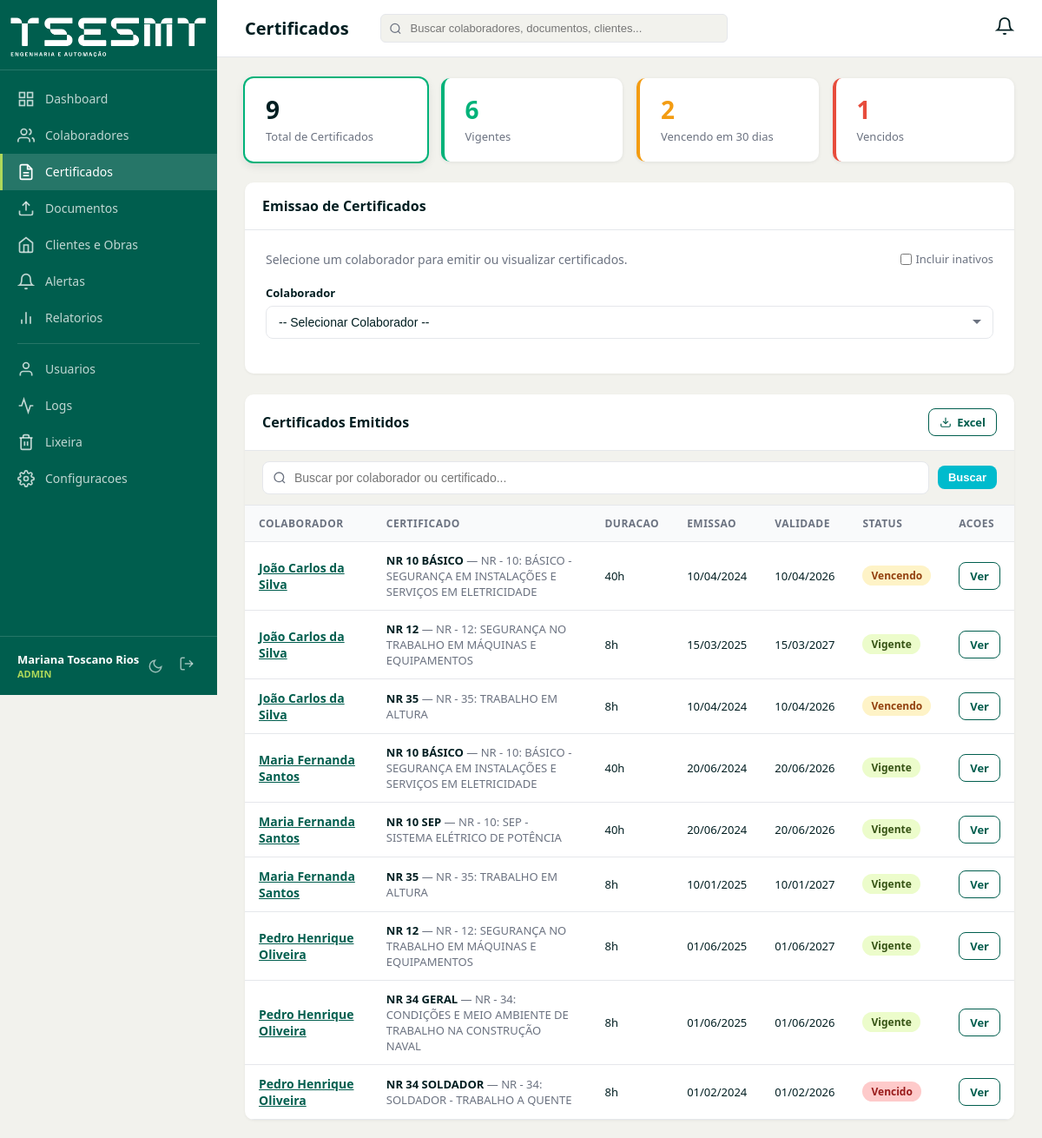
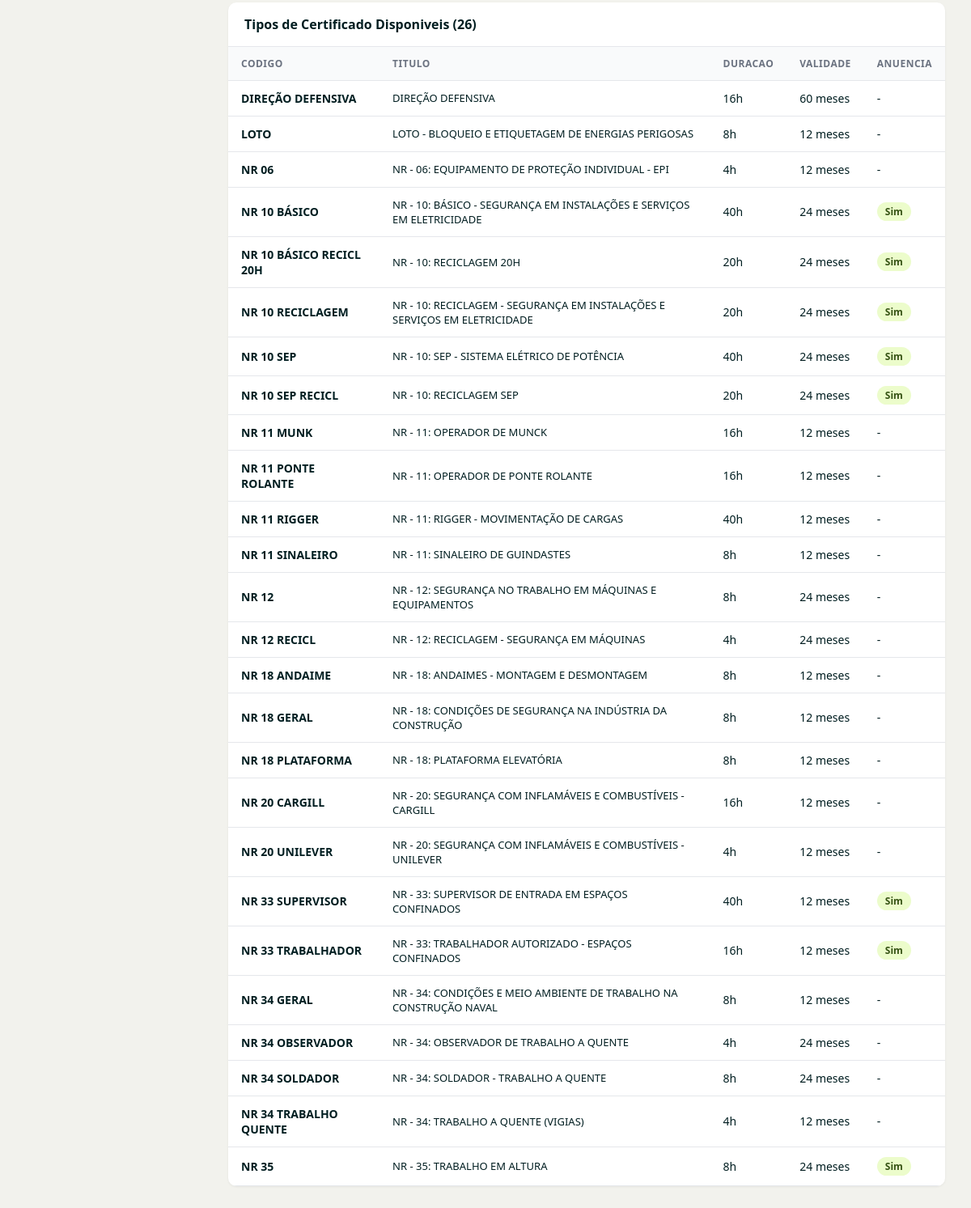
Screenshot of /certificados (signed in) with the database file from the repository (2 pictures, top to bottom).
### tables this page shows
CREATE TABLE IF NOT EXISTS certificados (
    id INT AUTO_INCREMENT PRIMARY KEY,
    colaborador_id INT NOT NULL,
    tipo_certificado_id INT NOT NULL,
    data_realizacao DATE NOT NULL,
    data_emissao DATE NOT NULL,
    data_validade DATE NOT NULL,
    status ENUM('vigente','vencido','proximo_vencimento') NOT NULL DEFAULT 'vigente',
    criado_por INT NULL,
    criado_em DATETIME NOT NULL DEFAULT CURRENT_TIMESTAMP,
    atualizado_em DATETIME NOT NULL DEFAULT CURRENT_TIMESTAMP ON UPDATE CURRENT_TIMESTAMP,
     
    excluido_em DATETIME NULL,
    FOREIGN KEY (colaborador_id) REFERENCES colaboradores(id) ON DELETE CASCADE,
    FOREIGN KEY (tipo_certificado_id) REFERENCES tipos_certificado(id) ON DELETE RESTRICT,
    FOREIGN KEY (criado_por) REFERENCES usuarios(id) ON DELETE SET NULL,
    INDEX idx_colaborador (colaborador_id),
    INDEX idx_tipo (tipo_certificado_id),
    INDEX idx_validade (data_validade),
    INDEX idx_status (status),
    INDEX idx_excluido_em (excluido_em)
);

CREATE TABLE IF NOT EXISTS colaboradores (
    id INT AUTO_INCREMENT PRIMARY KEY,
    nome_completo VARCHAR(200) NOT NULL,
    cpf_encrypted VARCHAR(255) NULL,
    cpf_hash VARCHAR(64) NULL UNIQUE,
    data_nascimento DATE NULL,
    telefone VARCHAR(20) NULL,
    email VARCHAR(150) NULL,
    matricula VARCHAR(50) NULL,
    cargo VARCHAR(100) NULL,
    funcao VARCHAR(100) NULL,
    setor VARCHAR(100) NULL,
    cliente_id INT NULL,
    obra_id INT NULL,
    data_admissao DATE NULL,
    data_demissao DATE NULL,
    status ENUM('ativo','inativo','afastado') NOT NULL DEFAULT 'ativo',
    unidade VARCHAR(100) NULL,
     
    excluido_em DATETIME NULL,
    criado_em DATETIME NOT NULL DEFAULT CURRENT_TIMESTAMP,
    atualizado_em DATETIME NOT NULL DEFAULT CURRENT_TIMESTAMP ON UPDATE CURRENT_TIMESTAMP,
    FOREIGN KEY (cliente_id) REFERENCES clientes(id) ON DELETE SET NULL,
    FOREIGN KEY (obra_id) REFERENCES obras(id) ON DELETE SET NULL,
    INDEX idx_nome (nome_completo),
    INDEX idx_status (status),
    INDEX idx_cliente (cliente_id),
    INDEX idx_obra (obra_id),
    INDEX idx_cpf_hash (cpf_hash),
    INDEX idx_excluido_em (excluido_em)
);

CREATE TABLE IF NOT EXISTS tipos_certificado (
    id INT AUTO_INCREMENT PRIMARY KEY,
    codigo VARCHAR(50) NOT NULL UNIQUE,
    titulo VARCHAR(500) NOT NULL,
    duracao VARCHAR(20) NOT NULL DEFAULT '8h',
    validade_meses INT NOT NULL DEFAULT 12,
    tem_anuencia TINYINT(1) NOT NULL DEFAULT 0,
    tem_diego TINYINT(1) NOT NULL DEFAULT 0,
    conteudo_no_verso TINYINT(1) NOT NULL DEFAULT 0,
    conteudo_programatico TEXT NULL,
    ativo TINYINT(1) NOT NULL DEFAULT 1,
    criado_em DATETIME NOT NULL DEFAULT CURRENT_TIMESTAMP,
    atualizado_em DATETIME NOT NULL DEFAULT CURRENT_TIMESTAMP ON UPDATE CURRENT_TIMESTAMP,
    INDEX idx_codigo (codigo)
);

### app/Views/certificados/index.php (the view, shortened to what the rows shown need)
<div style="display:grid; grid-template-columns:repeat(4, 1fr); gap:16px; margin-bottom:24px;">
    <a href="/certificados" class="stat-card stat-card-clickable <?= empty($status ?? '') ? 'stat-card-active' : '' ?>" style="text-decoration:none; color:inherit;">
        <div class="stat-value"><?= $contadores['total'] ?? 0 ?></div>
        <div class="stat-label">Total de Certificados</div>
    </a>
    <a href="/certificados?status=vigente" class="stat-card stat-card-clickable <?= ($status ?? '') === 'vigente' ? 'stat-card-active' : '' ?>" style="border-left:4px solid #00b279; text-decoration:none; color:inherit;">
        <div class="stat-value" style="color:#00b279;"><?= $contadores['vigente'] ?? 0 ?></div>
        <div class="stat-label">Vigentes</div>
    </a>
    <a href="/certificados?status=proximo_vencimento" class="stat-card stat-card-clickable <?= ($status ?? '') === 'proximo_vencimento' ? 'stat-card-active' : '' ?>" style="border-left:4px solid #f39c12; text-decoration:none; color:inherit;">
        <div class="stat-value" style="color:#f39c12;"><?= $contadores['proximo_vencimento'] ?? 0 ?></div>
        <div class="stat-label">Vencendo em 30 dias</div>
    </a>
    <a href="/certificados?status=vencido" class="stat-card stat-card-clickable <?= ($status ?? '') === 'vencido' ? 'stat-card-active' : '' ?>" style="border-left:4px solid #e74c3c; text-decoration:none; color:inherit;">
        <div class="stat-value" style="color:#e74c3c;"><?= $contadores['vencido'] ?? 0 ?></div>
        <div class="stat-label">Vencidos</div>
    </a>
</div>
<div class="table-container">
    <div class="table-header">
        <span class="table-title">Emissao de Certificados</span>
    </div>
    <div style="padding:24px;">
        <div style="display:flex;justify-content:space-between;align-items:center;margin-bottom:20px;">
            <p style="color:var(--c-gray);font-size:14px;margin:0;">Selecione um colaborador para emitir ou visualizar certificados.</p>
            <label style="font-size:13px;color:var(--c-gray);cursor:pointer;display:flex;align-items:center;gap:4px;">
                <input type="checkbox" onchange="window.location.href='/certificados?mostrar_inativos='+(this.checked?'1':'0')" <?= ($mostrarInativos ?? false) ? 'checked' : '' ?>>
                Incluir inativos
            </label>
        </div>
        <div class="form-group">
            <label>Colaborador</label>
            <select class="form-control" onchange="if(this.value) window.location='/certificados/emitir/'+this.value">
                <option value="">-- Selecionar Colaborador --</option>
            </select>
        </div>
    </div>
</div>
<div class="table-container" style="margin-top:24px;">
    <div class="table-header">
        <span class="table-title">Certificados Emitidos<?= !empty($status) ? ' — ' . match($status) { 'vigente' => 'Vigentes', 'proximo_vencimento' => 'Vencendo', 'vencido' => 'Vencidos', default => '' } : '' ?></span>
        <div style="display:flex; gap:8px; align-items:center;">
            <a href="/exportar/certificados<?= !empty($status) ? '?status=' . urlencode($status) : '' ?>" class="btn btn-outline btn-sm" title="Exportar Excel">
                <svg width="14" height="14" viewBox="0 0 24 24" fill="none" stroke="currentColor" stroke-width="2"><path d="M21 15v4a2 2 0 01-2 2H5a2 2 0 01-2-2v-4"/><polyline points="7 10 12 15 17 10"/><line x1="12" y1="15" x2="12" y2="3"/></svg>
                Excel
            </a>
        </div>
    </div>
    <div style="padding:12px 20px; border-bottom:1px solid var(--c-border); background:var(--c-bg);">
        <form method="GET" action="/certificados" style="display:flex; gap:10px; align-items:center;">
            <div class="search-box" style="flex:1; min-width:220px;">
                <svg width="16" height="16" viewBox="0 0 24 24" fill="none" stroke="currentColor" stroke-width="2"><circle cx="11" cy="11" r="8"/><line x1="21" y1="21" x2="16.65" y2="16.65"/></svg>
                <input type="text" name="q" class="form-control" placeholder="Buscar por colaborador ou certificado..." value="<?= htmlspecialchars($search ?? '') ?>" autocomplete="off">
            </div>
            <button type="submit" class="btn btn-secondary btn-sm">Buscar</button>
        </form>
    </div>
    <table>
        <thead>
            <tr>
                <th>Colaborador</th>
                <th>Certificado</th>
                <th>Duracao</th>
                <th>Emissao</th>
                <th>Validade</th>
                <th>Status</th>
                <th>Acoes</th>
            </tr>
        </thead>
        <tbody>
        <?php if (empty($certificadosList)): ?>
            <tr><td colspan="7" style="text-align:center;color:var(--c-gray);padding:32px;">
                <?php if (!empty($status) || !empty($search)): ?>
                    Nenhum certificado encontrado com os filtros selecionados.
                <?php else: ?>
                    Nenhum certificado emitido ainda.
                <?php endif; ?>
            </td></tr>
        <?php else: ?>
            <?php foreach ($certificadosList as $cert): ?>
            <tr>
                <td>
                    <a href="/colaboradores/<?= $cert['colaborador_id'] ?>" style="color:var(--c-primary);font-weight:600;">
                        <?= htmlspecialchars($cert['nome_completo']) ?>
                    </a>
                </td>
                <td style="font-size:13px;">
                    <strong><?= htmlspecialchars($cert['tipo_codigo']) ?></strong>
                    <span style="color:var(--c-gray);"> — <?= htmlspecialchars($cert['tipo_titulo']) ?></span>
                </td>
                <td style="font-size:13px;"><?= htmlspecialchars($cert['duracao'] ?? '') ?></td>
                <td style="font-size:13px;"><?= date('d/m/Y', strtotime($cert['data_emissao'])) ?></td>
                <td style="font-size:13px;"><?= $cert['data_validade'] ? date('d/m/Y', strtotime($cert['data_validade'])) : '—' ?></td>
                <td>
                    <?php
                    $badgeClass = match($cert['status']) {
                        'vigente' => 'badge-vigente',
                        'proximo_vencimento' => 'badge-proximo_vencimento',
                        'vencido' => 'badge-vencido',
                        default => ''
                    };
                    $statusLabel = match($cert['status']) {
                        'vigente' => 'Vigente',
                        'proximo_vencimento' => 'Vencendo',
                        'vencido' => 'Vencido',
                        default => ucfirst($cert['status'])
                    };
                    ?>
                    <span class="badge <?= $badgeClass ?>"><?= $statusLabel ?></span>
                </td>
                <td style="white-space:nowrap;">
                    <a href="/certificados/preview/<?= $cert['id'] ?>" class="btn btn-outline btn-sm" target="_blank" title="Visualizar">Ver</a>
                </td>
            </tr>
            <?php endforeach; ?>
        <?php endif; ?>
        </tbody>
    </table>
</div>
<div class="table-container" style="margin-top:24px;">
    <div class="table-header"><span class="table-title">Tipos de Certificado Disponiveis (<?= count($tipos) ?>)</span></div>
    <table>
        <thead><tr><th>Codigo</th><th>Titulo</th><th>Duracao</th><th>Validade</th><th>Anuencia</th></tr></thead>
        <tbody>
        <?php foreach ($tipos as $t): ?>
        <tr>
            <td style="font-weight:600;"><?= htmlspecialchars($t['codigo']) ?></td>
            <td style="font-size:13px;"><?= htmlspecialchars($t['titulo']) ?></td>
            <td><?= htmlspecialchars($t['duracao']) ?></td>
            <td><?= $t['validade_meses'] ?> meses</td>
            <td><?= $t['tem_anuencia'] ? '<span class="badge badge-vigente">Sim</span>' : '-' ?></td>
        </tr>
        <?php endforeach; ?>
        </tbody>
    </table>
</div>

### app/Core/Router.php (shortened to what the rows shown need)
<?php
class Router
{
    private array $routes = [];
    private function addRoute(string $method, string $path, array $handler, array $middleware): void
    {
        $pattern = preg_replace('/\{(\w+)\}/', '(?P<$1>[^/]+)', $path);
        $pattern = '#^' . $pattern . '$#';
        $this->routes[] = [
            'method'     => $method,
            'pattern'    => $pattern,
            'handler'    => $handler,
            'middleware'  => $middleware,
        ];
    }
    public function dispatch(): void
    {
        $method = $_SERVER['REQUEST_METHOD'];
        $uri = parse_url($_SERVER['REQUEST_URI'], PHP_URL_PATH);
        $uri = rtrim($uri, '/') ?: '/';
        foreach ($this->routes as $route) {
            if ($route['method'] !== $method) {
                continue;
            }
            if (preg_match($route['pattern'], $uri, $matches)) {
                $params = array_filter($matches, 'is_string', ARRAY_FILTER_USE_KEY);
                [$controllerName, $action] = $route['handler'];
                $controller = new $controllerClass();
                call_user_func_array([$controller, $action], array_values($params));
                return;
            }
        }
    }
}

### rows the page displays
certificados: colaborador.nome_completo "João Carlos da Silva", tipo_certificado.codigo "NR 10 BÁSICO", tipo_certificado.titulo "NR - 10: BÁSICO - SEGURANÇA EM INSTALAÇÕES E SERVIÇOS EM ELETRICIDADE", tipo_certificado.duracao "40h", data_emissao "10/04/2024", data_validade "10/04/2026", status "Vencendo"
certificados: colaborador.nome_completo "João Carlos da Silva", tipo_certificado.codigo "NR 12", tipo_certificado.titulo "NR - 12: SEGURANÇA NO TRABALHO EM MÁQUINAS E EQUIPAMENTOS", tipo_certificado.duracao "8h", data_emissao "15/03/2025", data_validade "15/03/2027", status "Vigente"
certificados: colaborador.nome_completo "João Carlos da Silva", tipo_certificado.codigo "NR 35", tipo_certificado.titulo "NR - 35: TRABALHO EM ALTURA", tipo_certificado.duracao "8h", data_emissao "10/04/2024", data_validade "10/04/2026", status "Vencendo"
certificados: colaborador.nome_completo "Maria Fernanda Santos", tipo_certificado.codigo "NR 10 BÁSICO", tipo_certificado.titulo "NR - 10: BÁSICO - SEGURANÇA EM INSTALAÇÕES E SERVIÇOS EM ELETRICIDADE", tipo_certificado.duracao "40h", data_emissao "20/06/2024", data_validade "20/06/2026", status "Vigente"
certificados: colaborador.nome_completo "Maria Fernanda Santos", tipo_certificado.codigo "NR 10 SEP", tipo_certificado.titulo "NR - 10: SEP - SISTEMA ELÉTRICO DE POTÊNCIA", tipo_certificado.duracao "40h", data_emissao "20/06/2024", data_validade "20/06/2026", status "Vigente"
certificados: colaborador.nome_completo "Maria Fernanda Santos", tipo_certificado.codigo "NR 35", tipo_certificado.titulo "NR - 35: TRABALHO EM ALTURA", tipo_certificado.duracao "8h", data_emissao "10/01/2025", data_validade "10/01/2027", status "Vigente"
certificados: colaborador.nome_completo "Pedro Henrique Oliveira", tipo_certificado.codigo "NR 12", tipo_certificado.titulo "NR - 12: SEGURANÇA NO TRABALHO EM MÁQUINAS E EQUIPAMENTOS", tipo_certificado.duracao "8h", data_emissao "01/06/2025", data_validade "01/06/2027", status "Vigente"
certificados: colaborador.nome_completo "Pedro Henrique Oliveira", tipo_certificado.codigo "NR 34 GERAL", tipo_certificado.titulo "NR - 34: CONDIÇÕES E MEIO AMBIENTE DE TRABALHO NA CONSTRUÇÃO NAVAL", tipo_certificado.duracao "8h", data_emissao "01/06/2025", data_validade "01/06/2026", status "Vigente"
certificados: colaborador.nome_completo "Pedro Henrique Oliveira", tipo_certificado.codigo "NR 34 SOLDADOR", tipo_certificado.titulo "NR - 34: SOLDADOR - TRABALHO A QUENTE", tipo_certificado.duracao "8h", data_emissao "01/02/2024", data_validade "01/02/2026", status "Vencido"
tipos_certificado: codigo "DIREÇÃO DEFENSIVA", titulo "DIREÇÃO DEFENSIVA", duracao "16h", validade_meses "60"
tipos_certificado: codigo "LOTO", titulo "LOTO - BLOQUEIO E ETIQUETAGEM DE ENERGIAS PERIGOSAS", duracao "8h", validade_meses "12"
tipos_certificado: codigo "NR 06", titulo "NR - 06: EQUIPAMENTO DE PROTEÇÃO INDIVIDUAL - EPI", duracao "4h", validade_meses "12"
tipos_certificado: codigo "NR 10 BÁSICO", titulo "NR - 10: BÁSICO - SEGURANÇA EM INSTALAÇÕES E SERVIÇOS EM ELETRICIDADE", duracao "40h", validade_meses "24", tem_anuencia "Sim"
tipos_certificado: codigo "NR 10 BÁSICO RECICL 20H", titulo "NR - 10: RECICLAGEM 20H", duracao "20h", validade_meses "24", tem_anuencia "Sim"
tipos_certificado: codigo "NR 10 RECICLAGEM", titulo "NR - 10: RECICLAGEM - SEGURANÇA EM INSTALAÇÕES E SERVIÇOS EM ELETRICIDADE", duracao "20h", validade_meses "24", tem_anuencia "Sim"
tipos_certificado: codigo "NR 10 SEP", titulo "NR - 10: SEP - SISTEMA ELÉTRICO DE POTÊNCIA", duracao "40h", validade_meses "24", tem_anuencia "Sim"
tipos_certificado: codigo "NR 10 SEP RECICL", titulo "NR - 10: RECICLAGEM SEP", duracao "20h", validade_meses "24", tem_anuencia "Sim"
tipos_certificado: codigo "NR 11 MUNK", titulo "NR - 11: OPERADOR DE MUNCK", duracao "16h", validade_meses "12"
tipos_certificado: codigo "NR 11 PONTE ROLANTE", titulo "NR - 11: OPERADOR DE PONTE ROLANTE", duracao "16h", validade_meses "12"
tipos_certificado: codigo "NR 11 RIGGER", titulo "NR - 11: RIGGER - MOVIMENTAÇÃO DE CARGAS", duracao "40h", validade_meses "12"
tipos_certificado: codigo "NR 11 SINALEIRO", titulo "NR - 11: SINALEIRO DE GUINDASTES", duracao "8h", validade_meses "12"
tipos_certificado: codigo "NR 12", titulo "NR - 12: SEGURANÇA NO TRABALHO EM MÁQUINAS E EQUIPAMENTOS", duracao "8h", validade_meses "24"
tipos_certificado: codigo "NR 12 RECICL", titulo "NR - 12: RECICLAGEM - SEGURANÇA EM MÁQUINAS", duracao "4h", validade_meses "24"
tipos_certificado: codigo "NR 18 ANDAIME", titulo "NR - 18: ANDAIMES - MONTAGEM E DESMONTAGEM", duracao "8h", validade_meses "12"
tipos_certificado: codigo "NR 18 GERAL", titulo "NR - 18: CONDIÇÕES DE SEGURANÇA NA INDÚSTRIA DA CONSTRUÇÃO", duracao "8h", validade_meses "12"
tipos_certificado: codigo "NR 18 PLATAFORMA", titulo "NR - 18: PLATAFORMA ELEVATÓRIA", duracao "8h", validade_meses "12"
tipos_certificado: codigo "NR 20 CARGILL", titulo "NR - 20: SEGURANÇA COM INFLAMÁVEIS E COMBUSTÍVEIS - CARGILL", duracao "16h", validade_meses "12"
tipos_certificado: codigo "NR 20 UNILEVER", titulo "NR - 20: SEGURANÇA COM INFLAMÁVEIS E COMBUSTÍVEIS - UNILEVER", duracao "4h", validade_meses "12"
tipos_certificado: codigo "NR 33 SUPERVISOR", titulo "NR - 33: SUPERVISOR DE ENTRADA EM ESPAÇOS CONFINADOS", duracao "40h", validade_meses "12", tem_anuencia "Sim"
tipos_certificado: codigo "NR 33 TRABALHADOR", titulo "NR - 33: TRABALHADOR AUTORIZADO - ESPAÇOS CONFINADOS", duracao "16h", validade_meses "12", tem_anuencia "Sim"
tipos_certificado: codigo "NR 34 GERAL", titulo "NR - 34: CONDIÇÕES E MEIO AMBIENTE DE TRABALHO NA CONSTRUÇÃO NAVAL", duracao "8h", validade_meses "12"
tipos_certificado: codigo "NR 34 OBSERVADOR", titulo "NR - 34: OBSERVADOR DE TRABALHO A QUENTE", duracao "4h", validade_meses "24"
tipos_certificado: codigo "NR 34 SOLDADOR", titulo "NR - 34: SOLDADOR - TRABALHO A QUENTE", duracao "8h", validade_meses "24"
tipos_certificado: codigo "NR 34 TRABALHO QUENTE", titulo "NR - 34: TRABALHO A QUENTE (VIGIAS)", duracao "4h", validade_meses "12"
tipos_certificado: codigo "NR 35", titulo "NR - 35: TRABALHO EM ALTURA", duracao "8h", validade_meses "24", tem_anuencia "Sim"

### other values shown
$contadores['total'] "9"
$contadores['vigente'] "6"
$contadores['proximo_vencimento'] "2"
$contadores['vencido'] "1"
count($tipos) "26"
